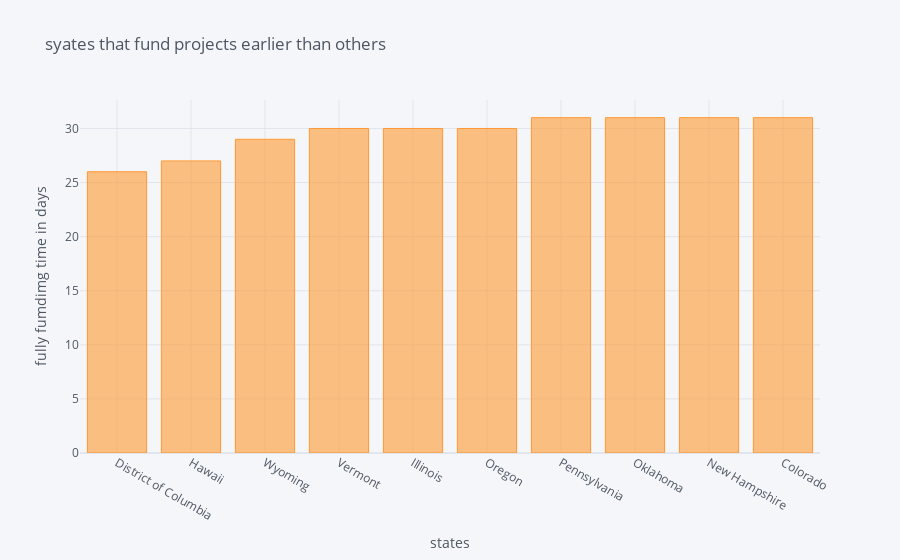

Notebook code for this chart:
### Code cell
fast_funding=fast[fast<32].sort_values().head(10)
fast_funding.iplot(kind='bar',xTitle='states', yTitle='fully fumdimg time in days',title ='syates that fund projects earlier than others')

### Figure 1 — Plotly figure (JSON) as saved in the notebook; plotly's stock layout.template omitted (floating-point values rounded to 4 significant figures)
{"data": [{"marker": {"color": "rgba(255, 153, 51, 0.6)", "line": {"color": "rgba(255, 153, 51, 1.0)", "width": 1}}, "name": "Funding Time", "orientation": "v", "text": "", "type": "bar", "x": ["District of Columbia", "Hawaii", "Wyoming", "Vermont", "Illinois", "Oregon", "Pennsylvania", "Oklahoma", "New Hampshire", "Colorado"], "y": [26, 27, 29, 30, 30, 30, 31, 31, 31, 31]}], "layout": {"legend": {"bgcolor": "#F5F6F9", "font": {"color": "#4D5663"}}, "paper_bgcolor": "#F5F6F9", "plot_bgcolor": "#F5F6F9", "title": {"font": {"color": "#4D5663"}, "text": "syates that fund projects earlier than others"}, "xaxis": {"gridcolor": "#E1E5ED", "showgrid": true, "tickfont": {"color": "#4D5663"}, "title": {"font": {"color": "#4D5663"}, "text": "states"}, "zerolinecolor": "#E1E5ED"}, "yaxis": {"gridcolor": "#E1E5ED", "showgrid": true, "tickfont": {"color": "#4D5663"}, "title": {"font": {"color": "#4D5663"}, "text": "fully fumdimg time in days"}, "zerolinecolor": "#E1E5ED"}}}
